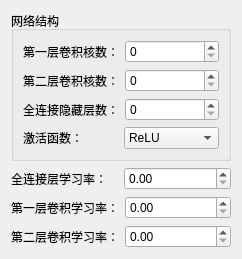
<?xml version="1.0" encoding="UTF-8"?>
<ui version="4.0">
 <class>Dialog</class>
 <widget class="QDialog" name="Dialog">
  <property name="geometry">
   <rect>
    <x>0</x>
    <y>0</y>
    <width>242</width>
    <height>242</height>
   </rect>
  </property>
  <property name="windowTitle">
   <string>Dialog</string>
  </property>
  <layout class="QGridLayout" name="gridLayout_2">
   <item row="0" column="0">
    <layout class="QGridLayout" name="gridLayout_3">
     <item row="0" column="0">
      <widget class="QGroupBox" name="groupBox">
       <property name="title">
        <string>网络结构</string>
       </property>
       <layout class="QGridLayout" name="gridLayout">
        <item row="1" column="0">
         <layout class="QHBoxLayout" name="horizontalLayout_7">
          <item>
           <widget class="QLabel" name="label_6">
            <property name="text">
             <string>第二层卷积核数：</string>
            </property>
           </widget>
          </item>
          <item>
           <widget class="QSpinBox" name="spinBox_2"/>
          </item>
         </layout>
        </item>
        <item row="0" column="0">
         <layout class="QHBoxLayout" name="horizontalLayout_8">
          <item>
           <widget class="QLabel" name="label_5">
            <property name="text">
             <string>第一层卷积核数：</string>
            </property>
           </widget>
          </item>
          <item>
           <widget class="QSpinBox" name="spinBox"/>
          </item>
         </layout>
        </item>
        <item row="3" column="0">
         <layout class="QHBoxLayout" name="horizontalLayout_4">
          <item>
           <widget class="QLabel" name="label_4">
            <property name="text">
             <string>激活函数：</string>
            </property>
           </widget>
          </item>
          <item>
           <widget class="QComboBox" name="activation">
            <item>
             <property name="text">
              <string>ReLU</string>
             </property>
            </item>
            <item>
             <property name="text">
              <string>Tanh</string>
             </property>
            </item>
            <item>
             <property name="text">
              <string>Sigmoid</string>
             </property>
            </item>
           </widget>
          </item>
         </layout>
        </item>
        <item row="2" column="0">
         <layout class="QHBoxLayout" name="horizontalLayout_6">
          <item>
           <widget class="QLabel" name="label_10">
            <property name="text">
             <string>全连接隐藏层数：</string>
            </property>
           </widget>
          </item>
          <item>
           <widget class="QSpinBox" name="spinBox_5"/>
          </item>
         </layout>
        </item>
       </layout>
      </widget>
     </item>
     <item row="1" column="0">
      <layout class="QHBoxLayout" name="horizontalLayout">
       <item>
        <widget class="QLabel" name="label">
         <property name="text">
          <string>全连接层学习率：  </string>
         </property>
        </widget>
       </item>
       <item>
        <widget class="QDoubleSpinBox" name="fclr"/>
       </item>
      </layout>
     </item>
     <item row="2" column="0">
      <layout class="QHBoxLayout" name="horizontalLayout_2">
       <item>
        <widget class="QLabel" name="label_2">
         <property name="text">
          <string>第一层卷积学习率：</string>
         </property>
        </widget>
       </item>
       <item>
        <widget class="QDoubleSpinBox" name="k1lr"/>
       </item>
      </layout>
     </item>
     <item row="3" column="0">
      <layout class="QHBoxLayout" name="horizontalLayout_3">
       <item>
        <widget class="QLabel" name="label_3">
         <property name="text">
          <string>第二层卷积学习率：</string>
         </property>
        </widget>
       </item>
       <item>
        <widget class="QDoubleSpinBox" name="k2lr"/>
       </item>
      </layout>
     </item>
    </layout>
   </item>
  </layout>
 </widget>
 <resources/>
 <connections/>
</ui>
